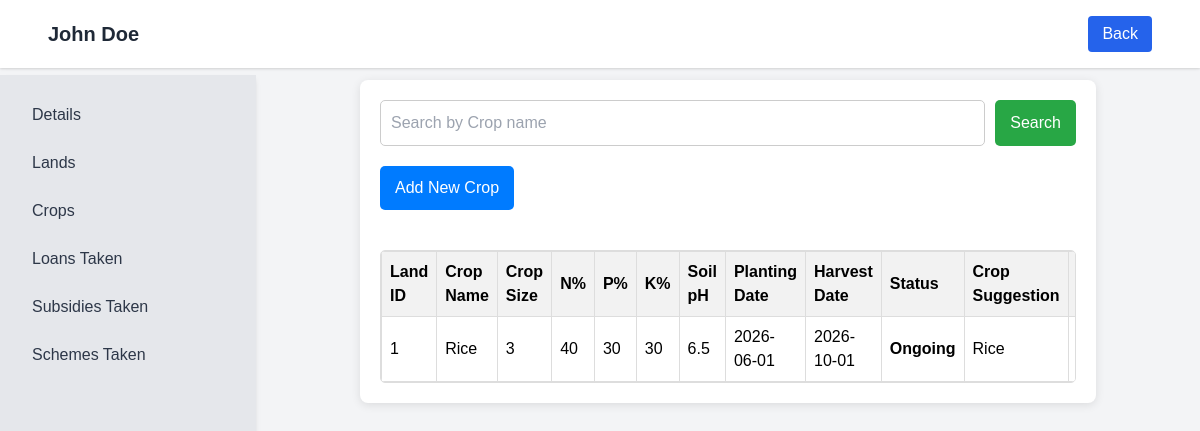
/manage_crops/123412341234 (signed in), run on the app's committed database.
### tables this page shows
CREATE TABLE farmers (
    farmer_id INTEGER PRIMARY KEY AUTOINCREMENT,
    farmer_name VARCHAR(100) NOT NULL,
    date_of_birth DATE NOT NULL,
    gender TEXT NOT NULL,
    phone_no VARCHAR(15) NOT NULL UNIQUE,
    address VARCHAR(255) NOT NULL,
    aadhar_id VARCHAR(12) NOT NULL UNIQUE,
    password_hash VARCHAR(255),
    first_login BOOLEAN DEFAULT TRUE
);

CREATE TABLE crops (
    land_id INT,
    aadhar_id VARCHAR(12),
    crop_name VARCHAR(100) NOT NULL,
    crop_size DECIMAL(10,4) NOT NULL,
    N_percent DECIMAL(5, 2) NOT NULL,
    P_percent DECIMAL(5, 2) NOT NULL,
    K_percent DECIMAL(5, 2) NOT NULL,
    soil_ph DECIMAL(4, 2),
    planting_date DATE NOT NULL,
    harvest_date DATE NOT NULL,
    crop_suggestion VARCHAR(100),
    crop_active BOOLEAN DEFAULT TRUE,
    PRIMARY KEY (land_id, crop_name, planting_date),
    FOREIGN KEY (land_id) REFERENCES lands(land_id) ON DELETE NO ACTION,
    FOREIGN KEY (aadhar_id) REFERENCES farmers(aadhar_id) ON DELETE CASCADE ON UPDATE CASCADE
);

### app.py (the view)
@app.route('/manage_crops/<aadhar_id>', methods=['GET'])
def manage_crops(aadhar_id):
    if 'auth_email' not in session:
        flash('You need to log in to access this page.', 'error')
        return redirect(url_for('auth_login'))
    cursor = mysql.connection.cursor(MySQLdb.cursors.DictCursor)
    cursor.execute("SELECT * FROM farmers WHERE aadhar_id = %s", (aadhar_id,))
    farmer = cursor.fetchone()
    if not farmer:
        flash("Farmer not found.", 'error')
        return redirect(url_for('home'))
    cursor.execute("SELECT land_id, land_size FROM lands WHERE aadhar_id = %s AND deleted = FALSE", (aadhar_id,))
    available_lands = cursor.fetchall()
    search_crop = request.args.get('search_crop', '')  # Get search_crop query parameter
    if search_crop:
        cursor.execute(
            "SELECT * FROM crops WHERE aadhar_id = %s AND crop_name LIKE %s",
            (aadhar_id, '%' + search_crop + '%')
        )
        crops = cursor.fetchall()
        if not crops:
            flash('No crops found with this name.', 'error')
    else:
        cursor.execute("SELECT * FROM crops WHERE aadhar_id = %s", (aadhar_id,))
        crops = cursor.fetchall()
    cursor.close()
    for crop in crops:
        crop['status'] = get_crop_status(crop['planting_date'], crop['harvest_date'])
    return render_template('manage_crops.html', farmer=farmer, crops=crops, available_lands=available_lands, today_date=datetime.today().date())

### app.py (called while the page is built)
def get_crop_status(planting_date, harvest_date):
    today = datetime.today().date()
    if planting_date and planting_date > today:
        return 'Upcoming'
    if harvest_date and harvest_date <= today:
        return 'Harvested'
    return 'Ongoing'

### preview_frontend.py (called while the page is built)
    def execute(self, query, params=None):
        query = query.replace('%s', '?')
        query = query.replace('AUTO_INCREMENT', 'AUTOINCREMENT')
        if params is None:
            self.cursor.execute(query)
        else:
            if not isinstance(params, (tuple, list)):
                params = (params,)
            self.cursor.execute(query, params)
        return self

    def _process_row(self, row):
        if row is None:
            return None
        import datetime
        d = dict(row)
        for k, v in d.items():
            if isinstance(v, str):
                if re.match(r'^\d{4}-\d{2}-\d{2}$', v):
                    try:
                        d[k] = datetime.datetime.strptime(v, '%Y-%m-%d').date()
                    except:
                        pass
                elif re.match(r'^\d{4}-\d{2}-\d{2} \d{2}:\d{2}:\d{2}(\.\d+)?$', v):
                    try:
                        d[k] = datetime.datetime.strptime(v.split('.')[0], '%Y-%m-%d %H:%M:%S')
                    except:
                        pass
        return d if self.dict_mode else tuple(d.values())

    def fetchone(self):
        row = self.cursor.fetchone()
        return self._process_row(row)

    def fetchall(self):
        rows = self.cursor.fetchall()
        return [self._process_row(r) for r in rows if r is not None]

    def close(self):
        self.cursor.close()

    def cursor(self, cursorclass=None):
        dict_mode = cursorclass is not None
        return SQLiteMySQLBridgeCursor(self._conn.cursor(), dict_mode=dict_mode)

    @property
    def connection(self):
        if self._conn is None:
            self._conn = SQLiteMySQLBridgeConnection('agridata_preview.db')
        return self._conn

### templates/manage_crops.html (shortened to what this page needs)
{% extends "base3.html" %}
{% block extra_css %}
<link rel="stylesheet" href="{{ url_for('static', filename='css/styles1.css') }}">
{% endblock %}
{% block content %}
<div class="main-container">
    <form id="search-form" action="{{ url_for('manage_crops', aadhar_id=farmer['aadhar_id']) }}" method="GET" class="search-form">
        <input type="text" name="search_crop" placeholder="Search by Crop name" class="input-field">
        <button type="submit" class="search-button">Search</button>
    </form>
    <button id="toggle-add-crop" class="add-button">Add New Crop</button>
    <div class="table-container">
        <table id="crop-table">
            <thead>
                <tr>
                    <th>Land ID</th>
                    <th>Crop Name</th>
                    <th>Crop Size</th>
                    <th>N%</th>
                    <th>P%</th>
                    <th>K%</th>
                    <th>Soil pH</th>
                    <th>Planting Date</th>
                    <th>Harvest Date</th>
                    <th>Status</th>
                    <th>Crop Suggestion</th>
                    <th>Actions</th>
                </tr>
            </thead>
            <tbody>
                {% for crop in crops %}
                    <tr data-land-id="{{ crop['land_id'] }}" data-crop-name="{{ crop['crop_name'] }}" data-planting-date="{{ crop['planting_date'] }}">
                        <td>{{ crop['land_id']}}</td>
                        <td>{{ crop['crop_name'] }}</td>
                        <td>{{ crop['crop_size'] }}</td>
                        <td>{{ crop['N_percent'] }}</td>
                        <td>{{ crop['P_percent'] }}</td>
                        <td>{{ crop['K_percent'] }}</td>
                        <td>{{ crop['soil_ph'] }}</td>
                        <td>{{ crop['planting_date'] }}</td>
                        <td>{{ crop['harvest_date'] }}</td>
                        <td><strong>{{ crop['status'] }}</strong></td>
                        <td>{{ crop['crop_suggestion'] }}</td>
                        <td>
                        </td>
                    </tr>
                {% endfor %}
            </tbody>
        </table>
    </div>
</div>
{% endblock %}

### templates/base3.html (shortened to what this page needs)
<!DOCTYPE html>
<html lang="en">
<head>
    <link href="https://cdn.jsdelivr.net/npm/tailwindcss@2.2.19/dist/tailwind.min.css" rel="stylesheet">
    {% block extra_css %}{% endblock %}
</head>
<body class="bg-gray-100">
    <nav class="bg-white shadow fixed top-0 left-0 w-full z-10">
        <div class="max-w-6xl mx-auto flex justify-between items-center py-4 px-6">
            <div class="flex items-center">
                <h1 class="text-xl font-bold text-gray-800">{{farmer.farmer_name}}</h1>
            </div>
            <a href="{{ url_for('existingfarmers') }}" class="back-btn bg-blue-600 text-white py-1.5 px-3.5 rounded">Back</a>
        </div>
    </nav>
    <div id="sidebar" class="sidebar fixed top-16 left-0 h-screen bg-gray-200 w-64 p-4 shadow-md">
        <ul>
            <li><a href="{{ url_for('editfarmer', aadhar_id=farmer.aadhar_id) }}" class="link-item">Details</a></li>
            <li><a href="{{ url_for('manage_lands', aadhar_id=farmer.aadhar_id) }}" class="link-item">Lands</a></li>
            <li><a href="{{ url_for('manage_crops', aadhar_id=farmer.aadhar_id) }}" class="link-item">Crops</a></li>
            <li><a href="{{url_for('manage_loans_taken', aadhar_id=farmer.aadhar_id)}}" class="link-item">Loans Taken</a></li>
            <li><a href="{{url_for('manage_subsidies_taken', aadhar_id=farmer.aadhar_id)}}" class="link-item">Subsidies Taken</a></li>
            <li><a href="{{url_for('manage_schemes_taken', aadhar_id=farmer.aadhar_id)}}" class="link-item">Schemes Taken</a></li>
        </ul>
    </div>
    <div class="content pt-20 pl-4 md:pl-0 flex justify-center items-center">
        <div class="w-full max-w-3xl px-4">
            {% block content %}{% endblock %}
        </div>
    </div>
</body>
</html>

### static/css/styles1.css (style rules this page uses)
body { font-family: Arial, sans-serif; background-color: #f4f4f4; margin: 0; padding: 0; }
.main-container { max-width: 900px; margin: auto; background: #fff; padding: 20px; border-radius: 8px; box-shadow: 0 2px 10px rgba(0, 0, 0, 0.1); }
.search-form { display: flex; justify-content: space-between; margin-bottom: 20px; }
.input-field { flex: 1; padding: 10px; border: 1px solid #ccc; border-radius: 5px; margin-right: 10px; }
.search-button { padding: 10px 15px; border: none; background-color: #28a745; color: white; border-radius: 5px; cursor: pointer; }
.add-button { padding: 10px 15px; border: none; background-color: #007bff; color: white; border-radius: 5px; cursor: pointer; margin-bottom: 20px; }
.table-container { margin-top: 20px; max-height: 400px; overflow-y: auto; overflow-x: auto; border: 1px solid #ddd; border-radius: 5px; background-color: #fff; }

### templates/manage_crops.html (style rules this page uses)
#crop-table { width: 100%; border-collapse: collapse; }
#crop-table th, #crop-table td { border: 1px solid #ddd; padding: 8px; text-align: left; }
#crop-table th { background-color: #f2f2f2; }

### templates/base3.html (style rules this page uses)
.sidebar { display: none; z-index: 10; }
.sidebar { top: 75px; }
@media (min-width: 768px) { .sidebar { display: block; } }
@media (min-width: 768px) { .content { margin-left: 16rem; } }
.link-item { display: block; padding: 12px 16px; text-decoration: none; color: #2d3748; transition: background-color 0.3s ease, color 0.3s ease; border-radius: 5px; }

### data on the page
farmers: farmer_name "John Doe"
crops: land_id "1", crop_name "Rice", crop_size "3", N_percent "40", P_percent "30", K_percent "30", soil_ph "6.5", planting_date "2026-06-01", harvest_date "2026-10-01", status "Ongoing", crop_suggestion "Rice"
